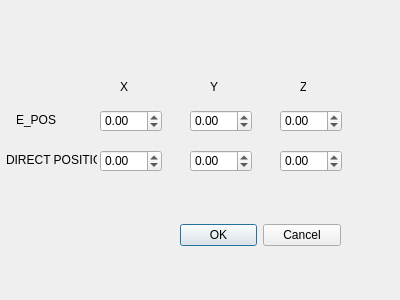
<?xml version="1.0" encoding="UTF-8"?>
<ui version="4.0">
 <class>SetLineWindow</class>
 <widget class="QDialog" name="SetLineWindow">
  <property name="geometry">
   <rect>
    <x>0</x>
    <y>0</y>
    <width>400</width>
    <height>300</height>
   </rect>
  </property>
  <property name="windowTitle">
   <string>Dialog</string>
  </property>
  <widget class="QDialogButtonBox" name="buttonBox">
   <property name="geometry">
    <rect>
     <x>180</x>
     <y>220</y>
     <width>161</width>
     <height>31</height>
    </rect>
   </property>
   <property name="orientation">
    <enum>Qt::Horizontal</enum>
   </property>
   <property name="standardButtons">
    <set>QDialogButtonBox::Cancel|QDialogButtonBox::Ok</set>
   </property>
  </widget>
  <widget class="QDoubleSpinBox" name="xEye">
   <property name="geometry">
    <rect>
     <x>100</x>
     <y>110</y>
     <width>62</width>
     <height>22</height>
    </rect>
   </property>
   <property name="minimum">
    <double>-100.000000000000000</double>
   </property>
  </widget>
  <widget class="QDoubleSpinBox" name="yEye">
   <property name="geometry">
    <rect>
     <x>190</x>
     <y>110</y>
     <width>62</width>
     <height>22</height>
    </rect>
   </property>
   <property name="minimum">
    <double>-100.000000000000000</double>
   </property>
  </widget>
  <widget class="QDoubleSpinBox" name="zEye">
   <property name="geometry">
    <rect>
     <x>280</x>
     <y>110</y>
     <width>62</width>
     <height>22</height>
    </rect>
   </property>
   <property name="minimum">
    <double>-100.000000000000000</double>
   </property>
  </widget>
  <widget class="QDoubleSpinBox" name="xDirection">
   <property name="geometry">
    <rect>
     <x>100</x>
     <y>150</y>
     <width>62</width>
     <height>22</height>
    </rect>
   </property>
   <property name="minimum">
    <double>-100.000000000000000</double>
   </property>
  </widget>
  <widget class="QDoubleSpinBox" name="yDirection">
   <property name="geometry">
    <rect>
     <x>190</x>
     <y>150</y>
     <width>62</width>
     <height>22</height>
    </rect>
   </property>
   <property name="minimum">
    <double>-100.000000000000000</double>
   </property>
  </widget>
  <widget class="QDoubleSpinBox" name="zDirection">
   <property name="geometry">
    <rect>
     <x>280</x>
     <y>150</y>
     <width>62</width>
     <height>22</height>
    </rect>
   </property>
   <property name="minimum">
    <double>-100.000000000000000</double>
   </property>
  </widget>
  <widget class="QLabel" name="label">
   <property name="geometry">
    <rect>
     <x>16</x>
     <y>110</y>
     <width>81</width>
     <height>20</height>
    </rect>
   </property>
   <property name="text">
    <string>E_POS</string>
   </property>
  </widget>
  <widget class="QLabel" name="label_2">
   <property name="geometry">
    <rect>
     <x>6</x>
     <y>150</y>
     <width>91</width>
     <height>20</height>
    </rect>
   </property>
   <property name="text">
    <string>DIRECT POSITION</string>
   </property>
  </widget>
  <widget class="QLabel" name="label_3">
   <property name="geometry">
    <rect>
     <x>120</x>
     <y>80</y>
     <width>47</width>
     <height>13</height>
    </rect>
   </property>
   <property name="text">
    <string>X</string>
   </property>
  </widget>
  <widget class="QLabel" name="label_4">
   <property name="geometry">
    <rect>
     <x>210</x>
     <y>80</y>
     <width>47</width>
     <height>13</height>
    </rect>
   </property>
   <property name="text">
    <string>Y</string>
   </property>
  </widget>
  <widget class="QLabel" name="label_5">
   <property name="geometry">
    <rect>
     <x>300</x>
     <y>80</y>
     <width>6</width>
     <height>13</height>
    </rect>
   </property>
   <property name="text">
    <string>Z</string>
   </property>
  </widget>
 </widget>
 <resources/>
 <connections>
  <connection>
   <sender>buttonBox</sender>
   <signal>accepted()</signal>
   <receiver>SetLineWindow</receiver>
   <slot>accept()</slot>
   <hints>
    <hint type="sourcelabel">
     <x>248</x>
     <y>254</y>
    </hint>
    <hint type="destinationlabel">
     <x>157</x>
     <y>274</y>
    </hint>
   </hints>
  </connection>
  <connection>
   <sender>buttonBox</sender>
   <signal>rejected()</signal>
   <receiver>SetLineWindow</receiver>
   <slot>reject()</slot>
   <hints>
    <hint type="sourcelabel">
     <x>316</x>
     <y>260</y>
    </hint>
    <hint type="destinationlabel">
     <x>286</x>
     <y>274</y>
    </hint>
   </hints>
  </connection>
 </connections>
</ui>
